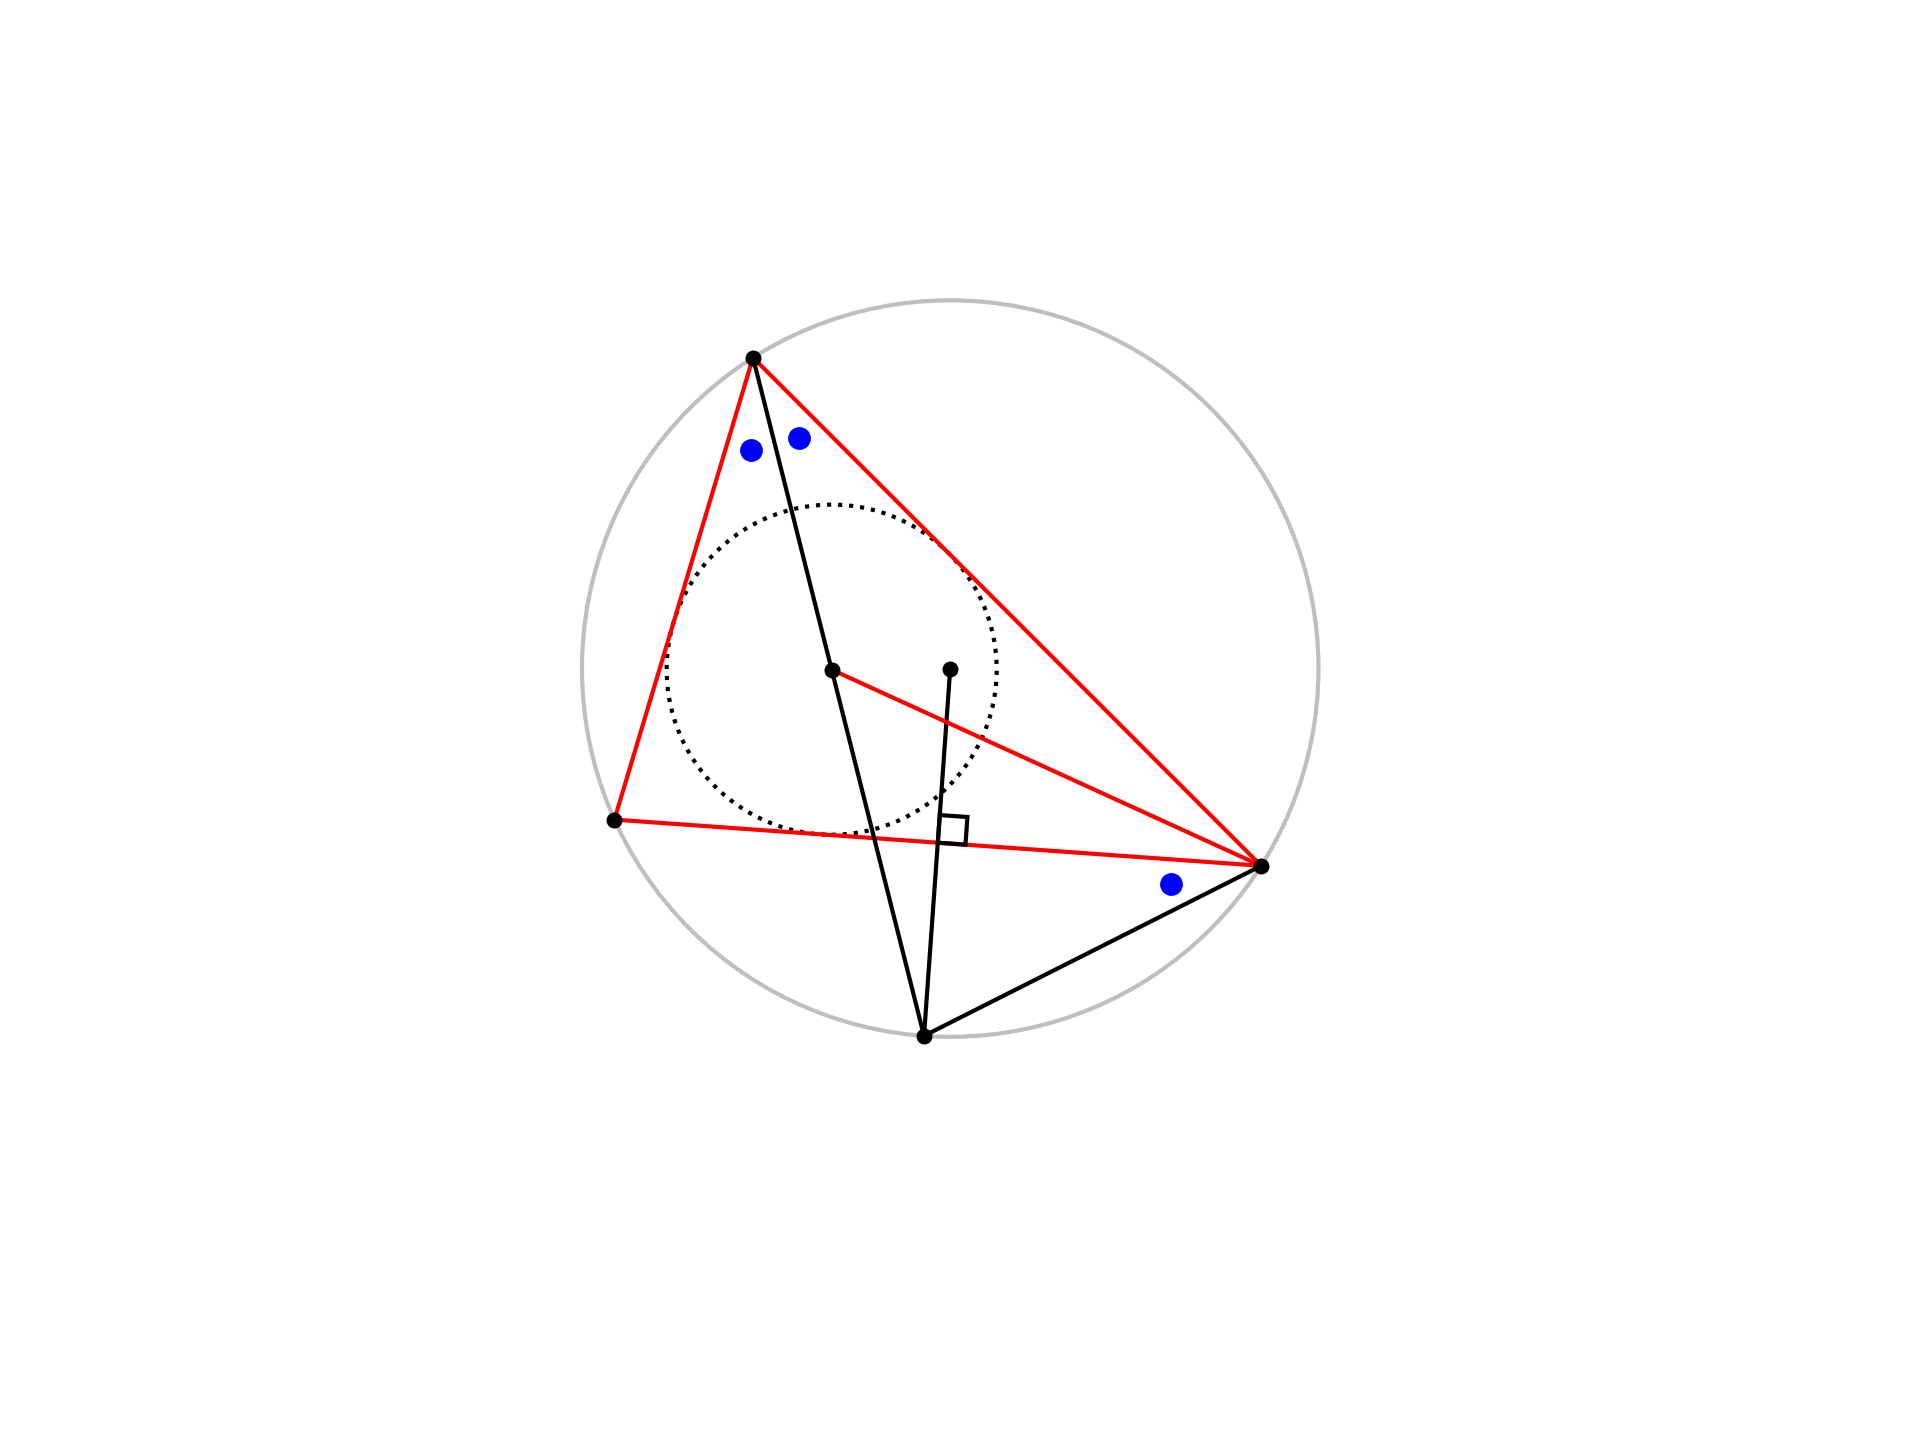

Write the Python code that produced this figure.
import geometry as geo
import matplotlib.pyplot as plt

fig, ax = geo.init()
ax.set(xlim=(0,100), ylim=(-20,100))

A = geo.Point(10,30)
B = geo.Point(80,25)
C = geo.Point(25,80)

Q,r = geo.get_circumcircle([A,B,C])

K = geo.get_perp_on_line_for_point([A,B],Q)

bD = geo.get_incenter_and_bisectors([A,B,C])
I = bD['I']

M = geo.xlc([C,I],[Q,r])[1]

#-----

circle = plt.Circle(
    (Q.x,Q.y),r,fc='none',ec='gray',alpha=0.5)
ax.add_patch(circle)

rho = geo.get_length([I,bD['Z']])
circle2 = plt.Circle(
    (I.x,I.y),rho,fc='none',ec='k',ls=':')
ax.add_patch(circle2)

geo.opg(ax,[A,B,C])

geo.dlss(ax,[[C,M],[Q,M],[B,M]])

box = geo.mark_right_angle(K,[Q,B])
geo.opg(ax,box,ec='k')

aL = [[I,C,A],[B,C,I],[A,B,M]]
geo.mark_angles(ax,aL,d=10,c='b',s=20)

geo.dls(ax,[I,B],ec='r')


geo.scp(ax,[A,B,C,I,Q,M])


geo.savefig(plt)
